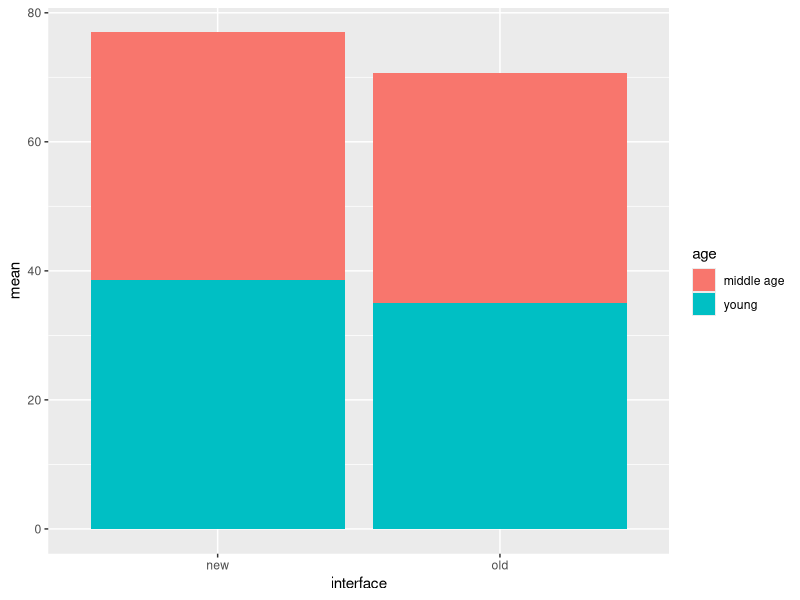
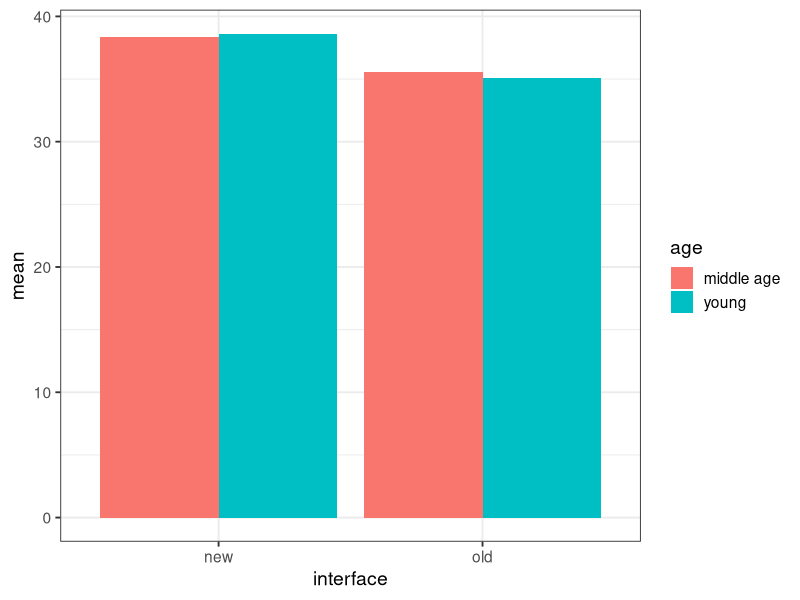
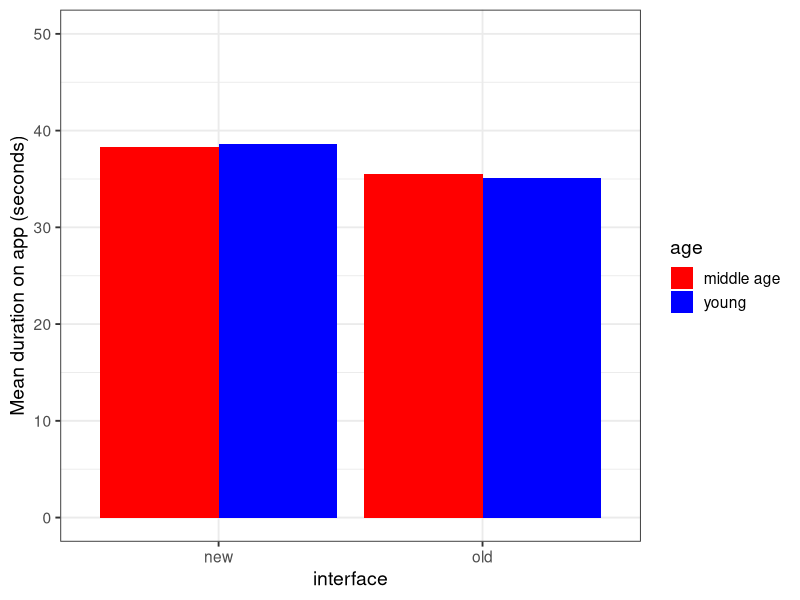
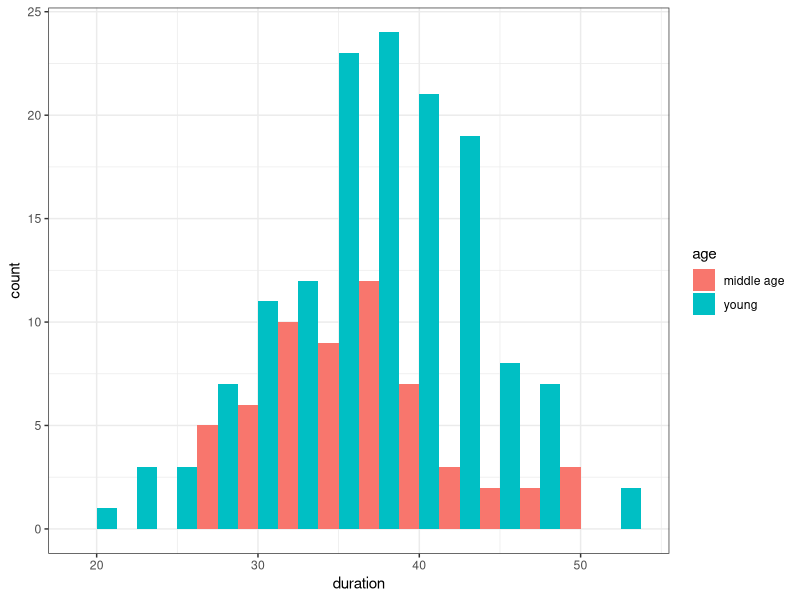
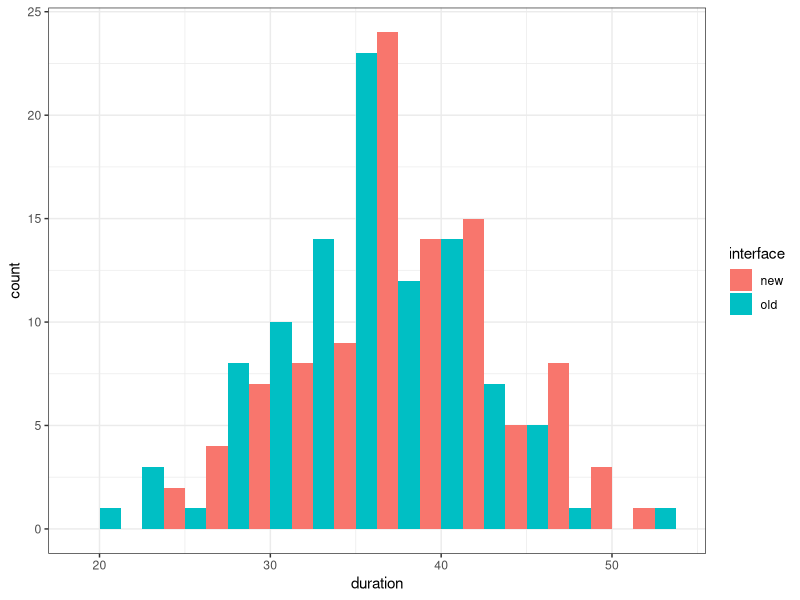
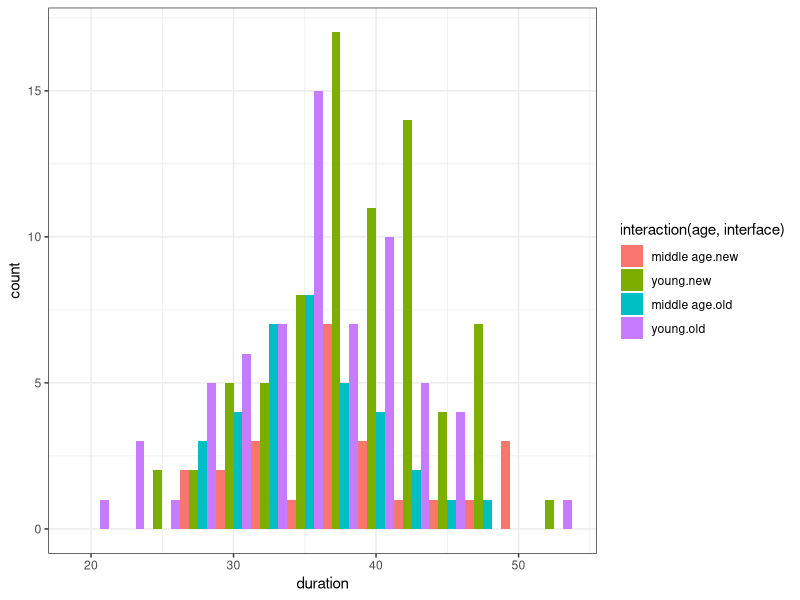
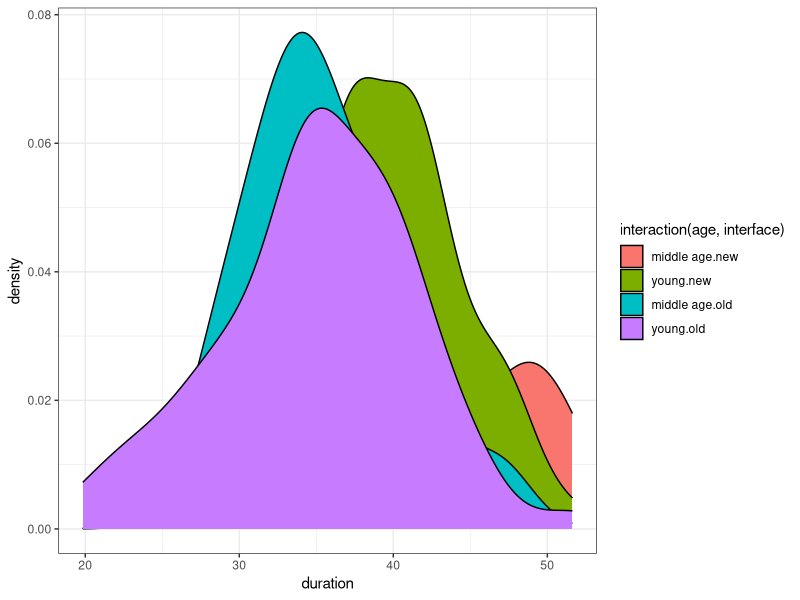
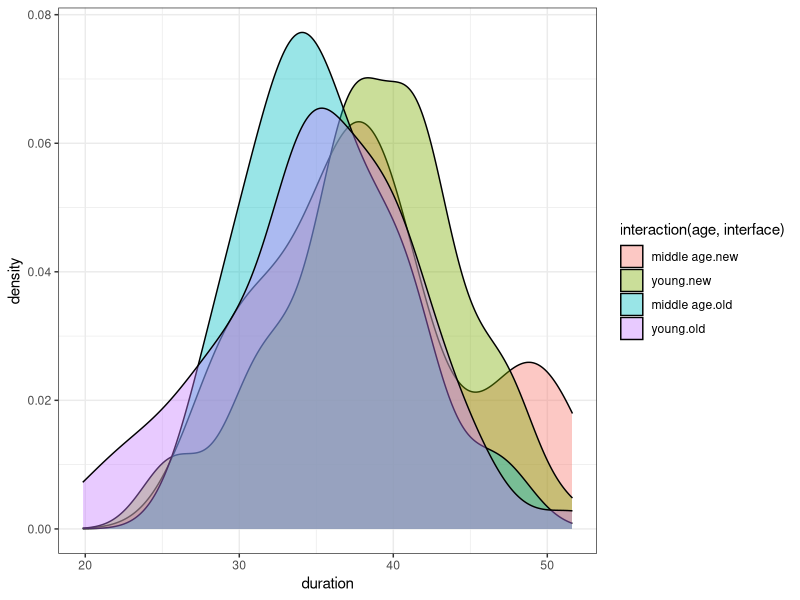

R code for these plots, in order:
## ---- chunk 1
d = read.csv('../datasets/ui_study.csv')
library(plyr)
ddply(d, c('age','interface'), summarize, mean=mean(duration), standard_deviation=sd(duration))
## ---- chunk 2
ddply(d, c("age","interface"), summarize, mean=mean(duration), 
      standard_deviation=sd(duration),n=length(duration))
## ---- chunk 3
library(ggplot2)
ss = ddply(d, c("age","interface"), summarize, mean=mean(duration), 
           standard_deviation=sd(duration),n=length(duration))
ggplot(aes(x=interface, y=mean, fill=age),data=ss) + geom_bar(stat='identity') 
## ---- chunk 4
ggplot(aes(x=interface, y=mean, fill=age),data=ss) + 
  geom_bar(stat='identity',position='dodge') + theme_bw(base_size=14)
## ---- chunk 5
ggplot(aes(x=interface, y=mean, fill=age),data=ss) + 
  geom_bar(stat='identity', position='dodge') + 
  scale_y_continuous(name='Mean duration on app (seconds)',limits=c(0,50)) + 
  scale_fill_manual(values=c('red','blue')) + theme_bw(base_size=14)
## ---- chunk 6
ggplot(aes(x=duration,fill=age),data=d) + 
  geom_histogram(binwidth=2.5, position='dodge') + theme_bw()
## ---- chunk 7
ggplot(aes(x=duration,fill=interface),data=d) + 
  geom_histogram(binwidth=2.5, position='dodge') + theme_bw()
## ---- chunk 8
ggplot(aes(x=duration,fill=interaction(age,interface)),data=d) + 
  geom_histogram(binwidth=2.5, position='dodge') + theme_bw()
## ---- chunk 9
ggplot(aes(x=duration,fill=interaction(age,interface)),data=d) + 
  geom_density() + theme_bw()
## ---- chunk 10
ggplot(aes(x=duration,fill=interaction(age,interface)),data=d) + 
  geom_density(alpha=0.4) + theme_bw()
## ---- chunk 11
ggplot(aes(x=duration,y=..density..), data=d) + 
  geom_histogram(binwidth=2.5, color='white') +
  geom_density(fill='grey', alpha=0.4) + 
  facet_wrap(interface~age) + theme_bw()
## ---- chunk 12
ggplot(aes(x=duration,y=..density..), data=d) + 
  geom_histogram(binwidth=2.5, color='white') +
  geom_density(fill='grey', alpha=0.4) + 
  facet_wrap(~age) + theme_bw()

ggplot(aes(x=duration,y=..density..), data=d) + 
  geom_histogram(binwidth=2.5, color='white') +
  geom_density(fill='grey', alpha=0.4) + 
  facet_wrap(~interface) + theme_bw()
